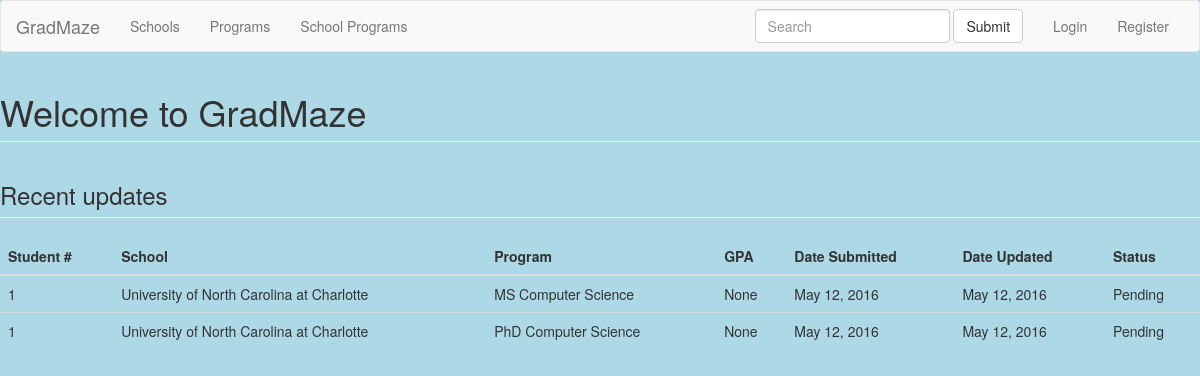
/GradMaze/, run on the app's committed database.
### main/models.py (models this page shows, shortened)
class Application(models.Model):
    student = models.ForeignKey(Student)
    date_submitted = models.DateField()
    date_updated = models.DateField()
    school_program = models.ForeignKey(SchoolProgram)
    STATUSCHOICES = (
        ('Pending', 'Pending'),
        ('Accepted', 'Accepted'),
        ('Denied', 'Denied'),
    )
    status = models.CharField(max_length=50, choices=STATUSCHOICES)

class Student(models.Model):
    user = models.ForeignKey(User)
    current_program = models.ForeignKey(SchoolProgram, null=True,related_name="current_program")
    current_gpa = models.FloatField(default=4.0,null=True)
    current_credit_hours = models.IntegerField(default=120,null=True)
    current_start_date = models.DateField(default="2016-05-05",null=True)
    current_end_date = models.DateField(default="2016-05-05",null=True)
    prev_program = models.ForeignKey(SchoolProgram, null=True,related_name="prev_program")
    prev_gpa = models.FloatField(default=4.0,null=True)
    prev_credit_hours = models.IntegerField(default=120,null=True)
    prev_start_date = models.DateField(default="2016-05-05",null=True)
    prev_end_date = models.DateField(default="2016-05-05",null=True)
    subscribed = models.NullBooleanField(null=True)

class SchoolProgram(models.Model):
    school = models.ForeignKey(School)
    program = models.ForeignKey(Program)
    greverbal = models.IntegerField(null=True)
    greapti = models.IntegerField(null=True)
    grewriting = models.IntegerField(null=True)
    toeflreading = models.IntegerField(null=True)
    toefllistening = models.IntegerField(null=True)
    toeflspeaking = models.IntegerField(null=True)
    toeflwriting = models.IntegerField(null=True)
    gpa = models.FloatField( null=True)

class School(models.Model):
    name = models.CharField(max_length=50)
    abbr = models.CharField(max_length=5, null=True)
    greverbal = models.IntegerField( null=True)
    greapti = models.IntegerField( null=True)
    grewriting = models.IntegerField(null=True)
    toeflreading = models.IntegerField(null=True)
    toefllistening = models.IntegerField(null=True)
    toeflspeaking = models.IntegerField(null=True)
    toeflwriting = models.IntegerField(null=True)
    gpa = models.FloatField( null=True)
    def __str__(self):
        return str(self.name)

class Program(models.Model):
    name = models.CharField(max_length=50)
    level = models.CharField(max_length=50)  # Masters/PhD/PSM
    school_level = models.CharField(max_length=50) # Graduate vs Undergraduate
    greverbal = models.IntegerField(null=True)
    greapti = models.IntegerField(null=True)
    grewriting = models.IntegerField(null=True)
    toeflreading = models.IntegerField(null=True)
    toefllistening = models.IntegerField(null=True)
    toeflspeaking = models.IntegerField(null=True)
    toeflwriting = models.IntegerField(null=True)
    gpa = models.FloatField(null=True)
    def __str__(self):
        return str(self.level) + " " + str(self.name)

### main/views.py (the view)
class IndexView(TemplateView):
    template_name = 'index.html'
    def get(self, request, *args, **kwargs):
        try:
            application_details = Application.objects.all().order_by('-date_updated')
        except Application.DoesNotExist:
            application_details=[]
        params = {
            'application_details':application_details
        }
        return render(request,self.template_name,params)

### templates/index.html (shortened to what this page needs)
{% extends "base.html" %}
{% block content %}
    <h1 class="page-header">Welcome to GradMaze</h1>
    <h3 class="page-header">Recent updates</h3>
    <div class="table-responsive">
          <table class="table">
            <thead>
              <tr>
                <th>Student #</th>
                  <th>School</th>
                <th>Program</th>
                <th>GPA</th>
                <th>Date Submitted</th>
                <th>Date Updated</th>
                <th>Status</th>
              </tr>
            </thead>
            <tbody>
              {% for application in application_details %}
              <tr>
                <td>{{ application.student.user_id }}</td>
                  <td>{{ application.school_program.school}}</td>
                <td>{{ application.school_program.program}}</td>
                <td>{{ application.school_program.gpa}}</td>
                <td>{{ application.date_submitted}}</td>
                <td>{{ application.date_updated}}</td>
                <td>{{ application.status }}</td>
              </tr>
              {% endfor %}
            </tbody>
          </table>
        </div>
{%  endblock %}

### static/css/base.css (style rules this page uses)
html body { background-color: lightblue; }

### data on the page
Application: student.user_id "1", school_program.school "University of North Carolina at Charlotte", school_program.program "MS Computer Science", school_program.gpa "None", date_submitted "May 12, 2016", date_updated "May 12, 2016", status "Pending"
Application: student.user_id "1", school_program.school "University of North Carolina at Charlotte", school_program.program "PhD Computer Science", school_program.gpa "None", date_submitted "May 12, 2016", date_updated "May 12, 2016", status "Pending"
